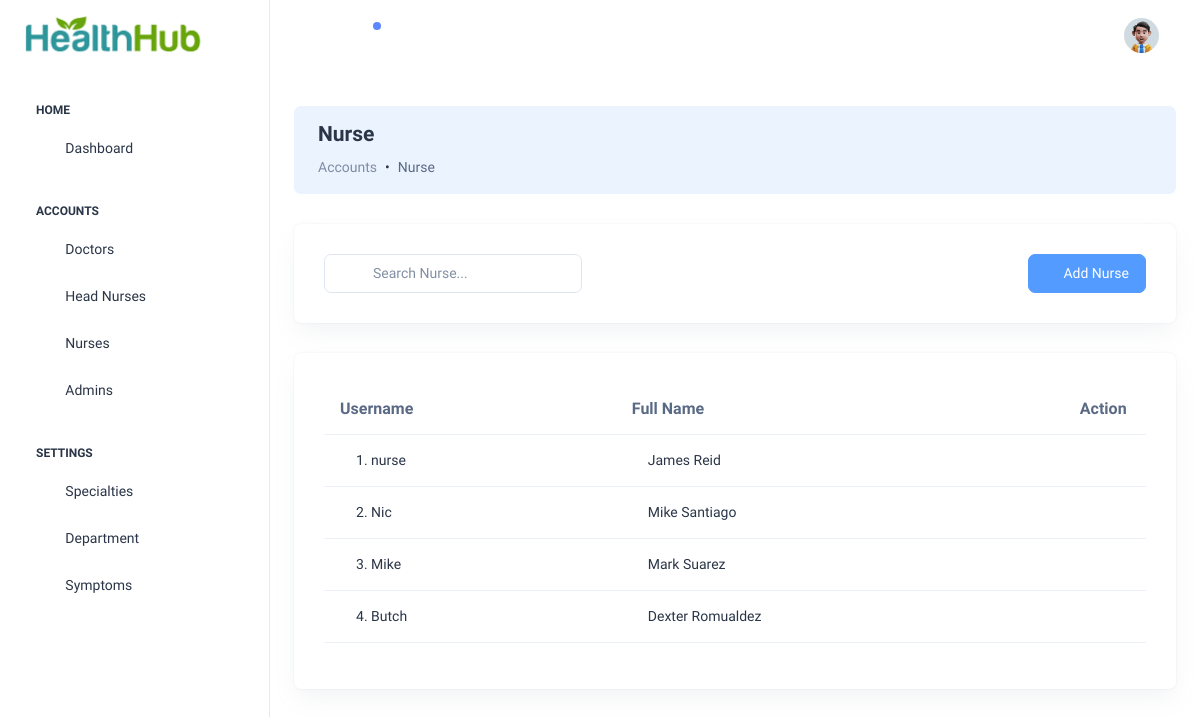
The app's page /pages/accounts.php?role=Nurse (signed in), older data.
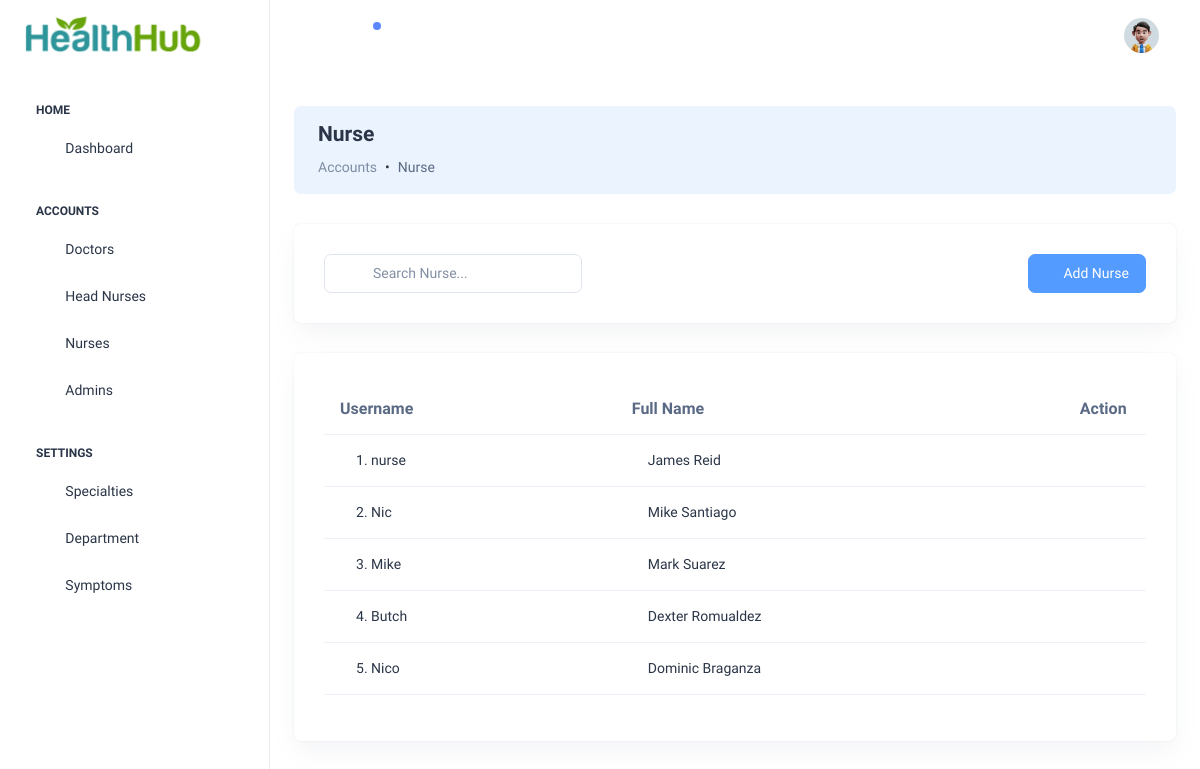
The same page, newer data.
### tables this page shows
CREATE TABLE `account` (
  `Id` tinyint(11) NOT NULL AUTO_INCREMENT,
  `username` varchar(100) NOT NULL DEFAULT '',
  `password` varchar(100) NOT NULL,
  `firstName` varchar(150) DEFAULT NULL,
  `lastName` varchar(150) DEFAULT NULL,
  `status` varchar(255) DEFAULT 'Inactive',
  `role` varchar(20) DEFAULT 'Customer',
  `dateAdded` date DEFAULT NULL,
  `drSpecialtyId` int(11) DEFAULT NULL,
  `nHeadNurseId` int(11) DEFAULT NULL,
  `departmentId` int(11) DEFAULT NULL,
  `shiftStart` time DEFAULT NULL,
  `shiftEnd` time DEFAULT NULL,
  PRIMARY KEY (`Id`)
);

### config/Models.php (called while the page is built, shortened)
<?php
include "CRUD.php";
function account() {
	$crud = new CRUD;
	$crud->table = "account";
	return $crud;
}
?>

### config/CRUD.php (called while the page is built)
<?php class CRUD{var $table;var $obj=array();function arrayToQuery($query){$query_array=array();foreach($query as $key=>$key_value){if($key_value=="NOW()"){$query_array[]="$key=$key_value";}else{$query_array[]="$key='".htmlspecialchars($key_value,ENT_QUOTES)."'";}}return implode(', ',$query_array);}function list($query=""){$query=$query?"where ".$query:"";$db=Database::connect();$pdo=$db->prepare("select * from $this->table $query");$pdo->execute();$result=$pdo->fetchAll(PDO::FETCH_OBJ);Database::disconnect();return $result;}function count($query=""){$query=$query?"where ".$query:"";$db=Database::connect();$pdo=$db->prepare("select * from $this->table $query");$pdo->execute();Database::disconnect();return $pdo->rowCount();}function get($args){$db=Database::connect();$pdo=$db->prepare("select * from $this->table where $args");$pdo->execute();$result=$pdo->fetch(PDO::FETCH_OBJ);Database::disconnect();return $result;}function create(){$object=$this->arrayToQuery($this->obj);$db=Database::connect();$pdo=$db->prepare("insert into $this->table set $object");$pdo->execute();Database::disconnect();}function update($args){$object=$this->arrayToQuery($this->obj);$db=Database::connect();$pdo=$db->prepare("update $this->table set $object where $args");$pdo->execute();Database::disconnect();}function delete($args){$db=Database::connect();$pdo=$db->prepare("delete from $this->table where $args");$pdo->execute();Database::disconnect();}} ?>

### pages/accounts.php (the view, shortened to what the changed rows need)
<?php
  $ROOT_DIR="../";
  include $ROOT_DIR . "templates/header.php";
  $role = $_GET['role'];
  $account_list = account()->list("role='$role'");
?>
<br>
      <div class="widget-content searchable-container list">
        <div class="card card-body">
          <div class="table-responsive">
            <table class="table search-table align-middle text-nowrap">
              <thead class="header-item">
                <th>Username</th>
                <th>Full Name</th>
                <th width="10%">Action</th>
              </thead>
              <tbody>
                <?php
                $count = 0;
                foreach ($account_list as $row):
                  $count += 1;
                   ?>
                <tr class="search-items">
                  <td>
                    <div class="d-flex align-items-center">
                      <div class="ms-3">
                        <div class="user-meta-info">
                          <h6 class="user-name mb-0"
                          data-id="<?=$row->Id;?>"
                          data-username="<?=$row->username;?>"
                           data-firstName="<?=$row->firstName;?>"
                           data-lastName="<?=$row->lastName;?>"
                           data-password="<?=$row->password;?>"
                           data-status="<?=$row->status;?>"
                           data-shiftStart="<?=$row->shiftStart;?>"
                           data-shiftEnd="<?=$row->shiftEnd;?>"
                           data-status="<?=$row->status;?>"
                          ><?=$count;?>. <?=$row->username;?></h6>
                        </div>
                      </div>
                    </div>
                  </td>
                    <td>
                      <div class="d-flex align-items-center">
                        <div class="ms-3">
                          <div class="user-meta-info">
                            <h6 class="mb-0"><?=$row->firstName;?> <?=$row->lastName;?></h6>
                          </div>
                        </div>
                      </div>
                    </td>
                  <td>
                    <div class="action-btn">
                      <a href="javascript:void(0)" class="text-info edit">
                        <i class="ti ti-eye fs-5"></i>
                      </a>
                      <a href="process.php?action=account-delete&Id=<?=$row->Id?>" class="text-dark ms-2">
                        <i class="ti ti-trash fs-5"></i>
                      </a>
                    </div>
                  </td>
                </tr>
              <?php endforeach; ?>
              </tbody>
            </table>
          </div>
        </div>
      </div>
      <?php include $ROOT_DIR . "templates/footer.php"; ?>

Row changes from the older to the newer data that the page shows:
added account: username "Nico", firstName "Dominic", lastName "Braganza"
